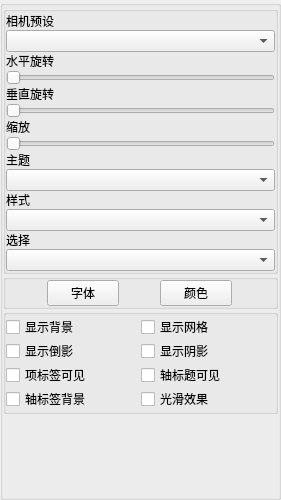
       <widget class="QWidget" name="W_Q3DBars">
        <attribute name="title">
         <string>Q3DBars</string>
        </attribute>
        <layout class="QVBoxLayout" name="verticalLayout_5">
         <property name="spacing">
          <number>0</number>
         </property>
         <property name="leftMargin">
          <number>0</number>
         </property>
         <property name="topMargin">
          <number>0</number>
         </property>
         <property name="rightMargin">
          <number>0</number>
         </property>
         <property name="bottomMargin">
          <number>0</number>
         </property>
         <item>
          <widget class="QGroupBox" name="GB_Q3DBars_Panel">
           <property name="minimumSize">
            <size>
             <width>0</width>
             <height>0</height>
            </size>
           </property>
           <property name="title">
            <string/>
           </property>
           <layout class="QVBoxLayout" name="verticalLayout">
            <property name="spacing">
             <number>0</number>
            </property>
            <property name="leftMargin">
             <number>0</number>
            </property>
            <property name="topMargin">
             <number>0</number>
            </property>
            <property name="rightMargin">
             <number>0</number>
            </property>
            <property name="bottomMargin">
             <number>0</number>
            </property>
            <item>
             <widget class="QGroupBox" name="GB_Q3DBars_Form">
              <property name="title">
               <string/>
              </property>
              <layout class="QVBoxLayout" name="verticalLayout_4">
               <property name="spacing">
                <number>0</number>
               </property>
               <property name="leftMargin">
                <number>0</number>
               </property>
               <property name="topMargin">
                <number>0</number>
               </property>
               <property name="rightMargin">
                <number>0</number>
               </property>
               <property name="bottomMargin">
                <number>0</number>
               </property>
               <item>
                <widget class="QLabel" name="L_Q3DBars_Camera">
                 <property name="text">
                  <string>相机预设</string>
                 </property>
                </widget>
               </item>
               <item>
                <widget class="QComboBox" name="CB_Q3DBars_Camera"/>
               </item>
               <item>
                <widget class="QLabel" name="L_Q3DBars_Rotate_Z">
                 <property name="text">
                  <string>水平旋转</string>
                 </property>
                </widget>
               </item>
               <item>
                <widget class="QSlider" name="S_Q3DBars_Rotate_Z">
                 <property name="orientation">
                  <enum>Qt::Horizontal</enum>
                 </property>
                </widget>
               </item>
               <item>
                <widget class="QLabel" name="L_Q3DBars_Rotate_X">
                 <property name="text">
                  <string>垂直旋转</string>
                 </property>
                </widget>
               </item>
               <item>
                <widget class="QSlider" name="S_Q3DBars_Rotate_X">
                 <property name="orientation">
                  <enum>Qt::Horizontal</enum>
                 </property>
                </widget>
               </item>
               <item>
                <widget class="QLabel" name="L_Q3DBars_Zoom">
                 <property name="text">
                  <string>缩放</string>
                 </property>
                </widget>
               </item>
               <item>
                <widget class="QSlider" name="S_Q3DBars_Zoom">
                 <property name="orientation">
                  <enum>Qt::Horizontal</enum>
                 </property>
                </widget>
               </item>
               <item>
                <widget class="QLabel" name="L_Q3DBars_Theme">
                 <property name="text">
                  <string>主题</string>
                 </property>
                </widget>
               </item>
               <item>
                <widget class="QComboBox" name="CB_Q3DBars_Theme"/>
               </item>
               <item>
                <widget class="QLabel" name="L_Q3DBars_Style">
                 <property name="text">
                  <string>样式</string>
                 </property>
                </widget>
               </item>
               <item>
                <widget class="QComboBox" name="CB_Q3DBars_Style"/>
               </item>
               <item>
                <widget class="QLabel" name="L_Q3DBars_Select">
                 <property name="text">
                  <string>选择</string>
                 </property>
                </widget>
               </item>
               <item>
                <widget class="QComboBox" name="CB_Q3DBars_Select"/>
               </item>
              </layout>
             </widget>
            </item>
            <item>
             <widget class="QGroupBox" name="GB_Q3DBars_Layout">
              <property name="title">
               <string/>
              </property>
              <layout class="QHBoxLayout" name="horizontalLayout">
               <property name="spacing">
                <number>0</number>
               </property>
               <property name="leftMargin">
                <number>0</number>
               </property>
               <property name="topMargin">
                <number>0</number>
               </property>
               <property name="rightMargin">
                <number>0</number>
               </property>
               <property name="bottomMargin">
                <number>0</number>
               </property>
               <item>
                <widget class="QPushButton" name="PB_Q3DBars_Font">
                 <property name="sizePolicy">
                  <sizepolicy hsizetype="Fixed" vsizetype="Fixed">
                   <horstretch>0</horstretch>
                   <verstretch>0</verstretch>
                  </sizepolicy>
                 </property>
                 <property name="minimumSize">
                  <size>
                   <width>72</width>
                   <height>0</height>
                  </size>
                 </property>
                 <property name="maximumSize">
                  <size>
                   <width>72</width>
                   <height>16777215</height>
                  </size>
                 </property>
                 <property name="text">
                  <string>字体</string>
                 </property>
                </widget>
               </item>
               <item>
                <widget class="QPushButton" name="PB_Q3DBars_Color">
                 <property name="sizePolicy">
                  <sizepolicy hsizetype="Fixed" vsizetype="Fixed">
                   <horstretch>0</horstretch>
                   <verstretch>0</verstretch>
                  </sizepolicy>
                 </property>
                 <property name="minimumSize">
                  <size>
                   <width>72</width>
                   <height>0</height>
                  </size>
                 </property>
                 <property name="maximumSize">
                  <size>
                   <width>72</width>
                   <height>16777215</height>
                  </size>
                 </property>
                 <property name="text">
                  <string>颜色</string>
                 </property>
                </widget>
               </item>
              </layout>
             </widget>
            </item>
            <item>
             <widget class="QGroupBox" name="GB_Q3DBars_Grid">
              <property name="title">
               <string/>
              </property>
              <layout class="QGridLayout" name="gridLayout">
               <property name="leftMargin">
                <number>0</number>
               </property>
               <property name="topMargin">
                <number>0</number>
               </property>
               <property name="rightMargin">
                <number>0</number>
               </property>
               <property name="bottomMargin">
                <number>0</number>
               </property>
               <property name="spacing">
                <number>0</number>
               </property>
               <item row="3" column="0">
                <widget class="QCheckBox" name="CB_Q3DBars_Item_Label">
                 <property name="text">
                  <string>项标签可见</string>
                 </property>
                </widget>
               </item>
               <item row="0" column="1">
                <widget class="QCheckBox" name="CB_Q3DBars_Grid">
                 <property name="text">
                  <string>显示网格</string>
                 </property>
                </widget>
               </item>
               <item row="3" column="1">
                <widget class="QCheckBox" name="CB_Q3DBars_Axis_Title">
                 <property name="text">
                  <string>轴标题可见</string>
                 </property>
                </widget>
               </item>
               <item row="0" column="0">
                <widget class="QCheckBox" name="CB_Q3DBars_Background">
                 <property name="text">
                  <string>显示背景</string>
                 </property>
                </widget>
               </item>
               <item row="1" column="0">
                <widget class="QCheckBox" name="CB_Q3DBars_Reflection">
                 <property name="text">
                  <string>显示倒影</string>
                 </property>
                </widget>
               </item>
               <item row="4" column="0">
                <widget class="QCheckBox" name="CB_Q3DBars_Axis_Background">
                 <property name="text">
                  <string>轴标签背景</string>
                 </property>
                </widget>
               </item>
               <item row="4" column="1">
                <widget class="QCheckBox" name="CB_Q3DBars_Smooth">
                 <property name="text">
                  <string>光滑效果</string>
                 </property>
                </widget>
               </item>
               <item row="1" column="1">
                <widget class="QCheckBox" name="CB_Q3DBars_Shadow">
                 <property name="text">
                  <string>显示阴影</string>
                 </property>
                </widget>
               </item>
              </layout>
             </widget>
            </item>
            <item>
             <spacer name="S_Q3DBars_Panel">
              <property name="orientation">
               <enum>Qt::Vertical</enum>
              </property>
              <property name="sizeHint" stdset="0">
               <size>
                <width>275</width>
                <height>83</height>
               </size>
              </property>
             </spacer>
            </item>
           </layout>
          </widget>
         </item>
        </layout>
       </widget>
